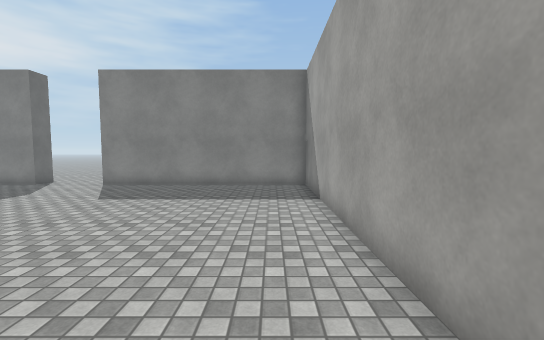
[1] (above)

16 first-person views from a walk through a 3-D level made in the Unity game engine. The camera is 1.5 m above the floor, tilts 4° down and sees 90° across. The floor is counted in squares, 1 m on a side. Each view is taken from the middle of a square. On the plan, view 1 faces up. The plan holds only what a view shows up to about 14 squares ahead; the rest is blank. The place goes on beyond the plan. The player character is not drawn. Surface patterns are stand-ins for the level's own textures.

[2]
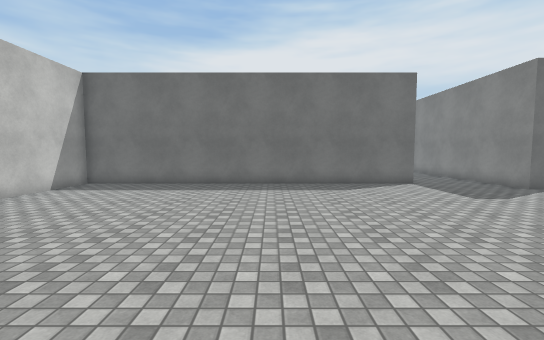

[3]
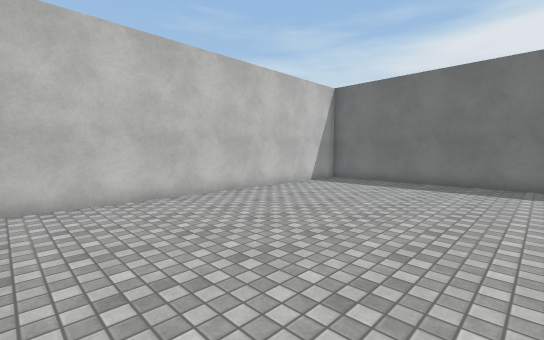

[4]
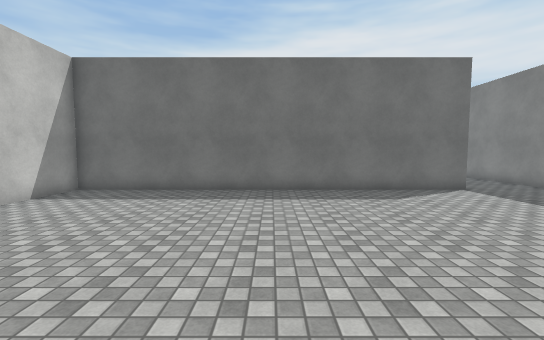

[5]
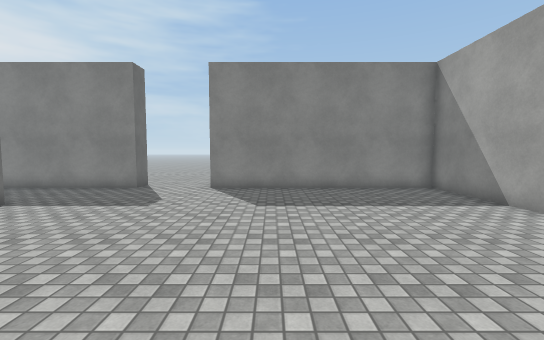

[6]
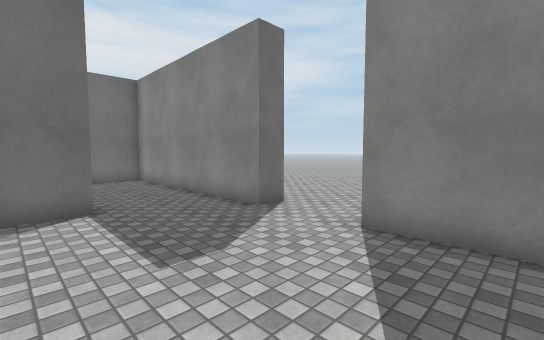

[7]
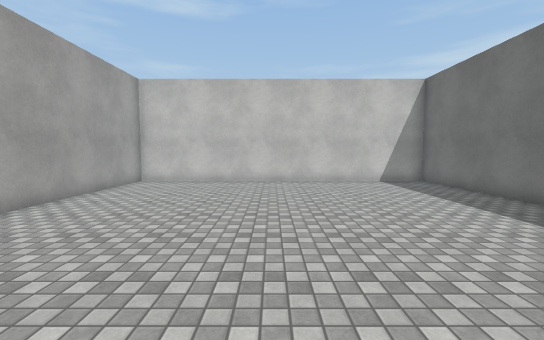

[8]
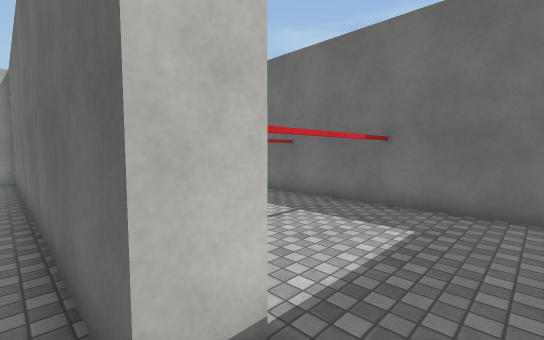

[9]
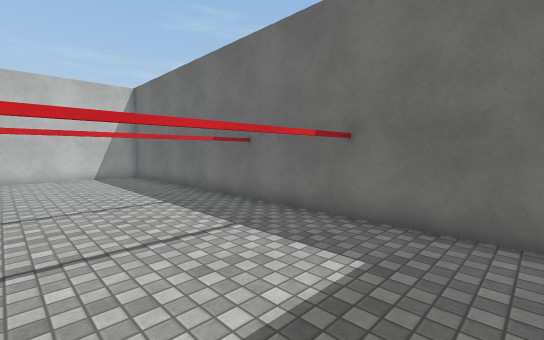

[10]
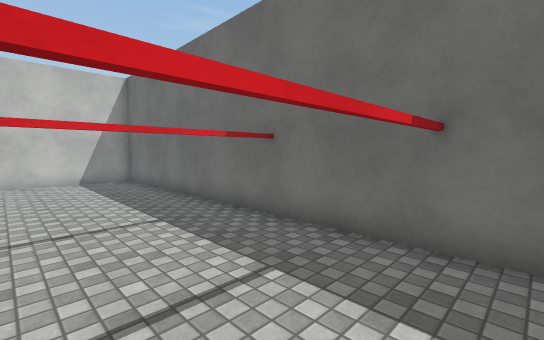

[11]
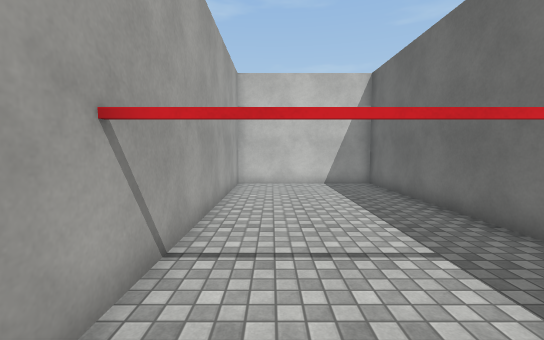

[12]
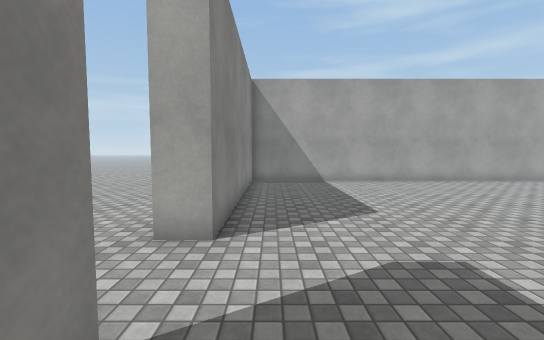

[13]
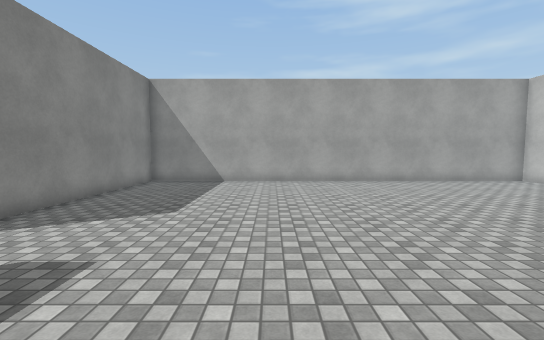

[14]
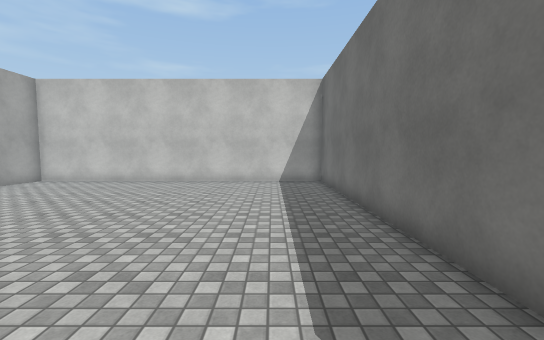

[15]
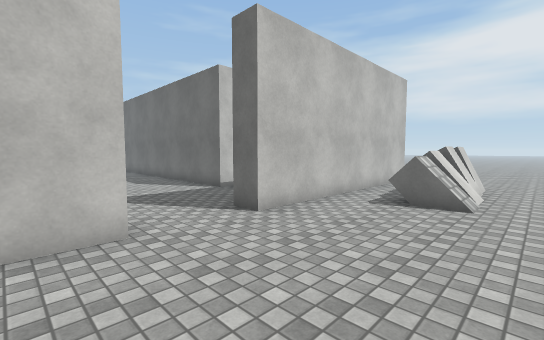

[16]
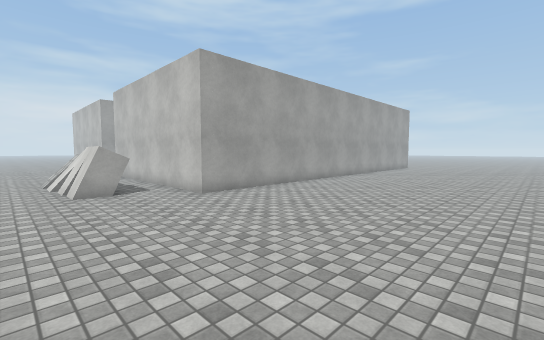

### Floor plan
Points are (right, up) in squares from view 1. A wall is a line through its corners. A room is listed if a view was taken in it or the views show most of it. See-through windows are left out.
Room 1 (views 1, 2, 3, 4, 5, 6, 7, 8, 9, 10, 11, 12, 13, 14)
walls: (-13.5, 8.5) (-12.5, 8.5) (-12.5, -6.5) (1.5, -6.5) (1.5, 12) (-7.5, 12) (-7.5, 13); (-10.5, 13) (-10.5, 12) (-19.5, 12) (-19.5, -6.5) (-13.5, -6.5) (-13.5, 4.6)
ways out: opening at (-8.5, 14.2) to room 2
Room 2 (views 15, 16)
walls: (-7.5, 13) (-5.9, 13); (-20.5, 6.6) (-20.5, 13) (-10.5, 13)
ways out: opening at (-8.5, 14.2) to room 1
objects: other object (-19, 15) to (-18, 16); other object (-17, 15) to (-17, 16); other object (-16, 15) to (-15, 16); other object (-15, 15) to (-14, 15)

Positions as (right, up) in squares from view 1, and headings:
1: (0, 0), facing up
2: (0, 2), facing left
3: (1, 2), facing down-left
4: (-2, 1), facing left
5: (-5, 1), facing up
6: (-5, 7), facing up-left
7: (-5, 7), facing down
8: (-12, 10), facing down-left
9: (-14, 10), facing down-left
10: (-15, 8), facing down-left
11: (-15, 6), facing down
12: (-12, 11), facing right
13: (-12, 6), facing right
14: (-10, 7), facing down
15: (-6, 18), facing down-left
16: (-29, 18), facing down-right
